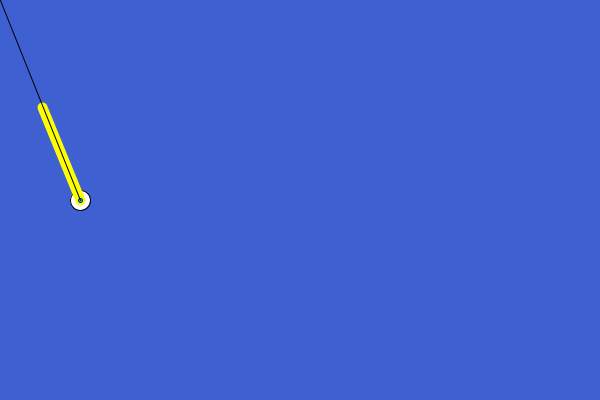
Frame 1 (no input)
Frame 60 (the mouse pressed at the canvas centre just before this capture): identical to frame 1, image omitted
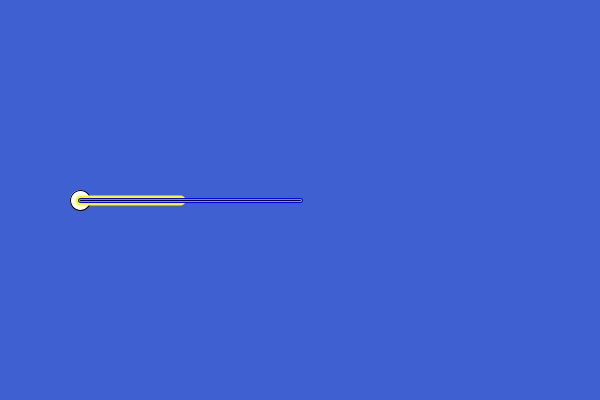
Frame 120 (the mouse held since frame 60 and released just before this capture)

The Processing sketch that drew these frames (run headless with seeded random() and noise(); from frame 60 on, the mouse is pressed at the canvas centre):

// Processing sketch: week15_6_2_poolgame_mousePressed_mouseReleased
// ── week15_6_2_poolgame_mousePressed_mouseReleased.pde
//好玩的撞球遊戲（8 Ball Quick Fire Pool）
void setup(){
  size(600,400);
}
float ballX=80, ballY=200, angle=0;
boolean shooting=false;
void draw(){
  background(#3F60D1);
  ellipse(ballX, ballY, 20,20);
  angle = atan2(mouseY-ballY, mouseX-ballX);
  if(shooting==false){
    strokeWeight(10); stroke(#FFFF00);
    line(ballX, ballY, ballX+cos(angle)*100, ballY+sin(angle)*100 );
    strokeWeight(5); stroke(#0000FF);
    line(ballX, ballY, ballX+cos(angle)*len0, ballY+sin(angle)*len0 );
    strokeWeight(3); stroke(#00FF00);
    line(ballX, ballY, ballX+cos(angle)*len0, ballY+sin(angle)*len0 );
    strokeWeight(1); stroke(0);
    line(ballX, ballY, mouseX, mouseY);
  }
  ballX += vx/10;
  ballY += vy/10;
}
float len0=0, len1=0, vx=0, vy=0;
void mousePressed(){
  len0 = dist(ballX, ballY, mouseX, mouseY);
}
void mouseReleased(){
  len1 = dist(ballX, ballY, mouseX, mouseY);
  float v = len1-len0;
  vx = - v * cos(angle);
  vy = - v * sin(angle);
  shooting=true;
}
